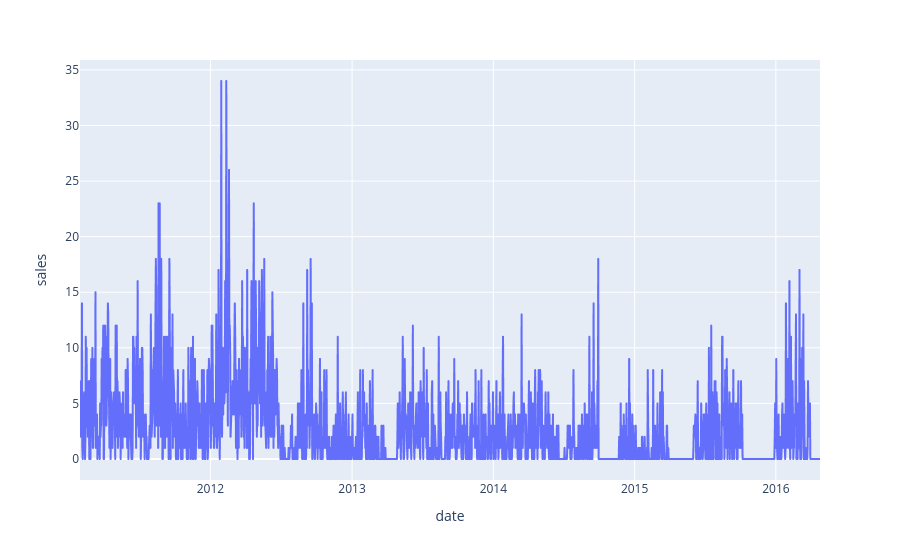

Notebook cell for this chart:
### Markdown cell above
## Análisis

### Code cell
muestra_producto_tienda = df [ df.id == 'SUPERMARKET_3_594_NYC_2'] # son las ventas de un producto en una tienda solamente
px.line(muestra_producto_tienda, x = 'date', y = 'sales')

### Figure 1 — Plotly figure (JSON) as saved in the notebook; plotly's stock layout.template omitted (floating-point values rounded to 4 significant figures; data arrays with more than 128 entries replaced by an {"elided": "..."} marker saying what was removed)
{"data": [{"hovertemplate": "date=%{x}<br>sales=%{y}<extra></extra>", "legendgroup": "", "line": {"color": "#636efa", "dash": "solid"}, "marker": {"symbol": "circle"}, "mode": "lines", "name": "", "showlegend": false, "type": "scattergl", "x": {"elided": "1913 str values"}, "xaxis": "x", "y": {"elided": "1913 int values"}, "yaxis": "y"}], "layout": {"legend": {"tracegroupgap": 0}, "margin": {"t": 60}, "xaxis": {"anchor": "y", "domain": [0, 1], "title": {"text": "date"}}, "yaxis": {"anchor": "x", "domain": [0, 1], "title": {"text": "sales"}}}}
